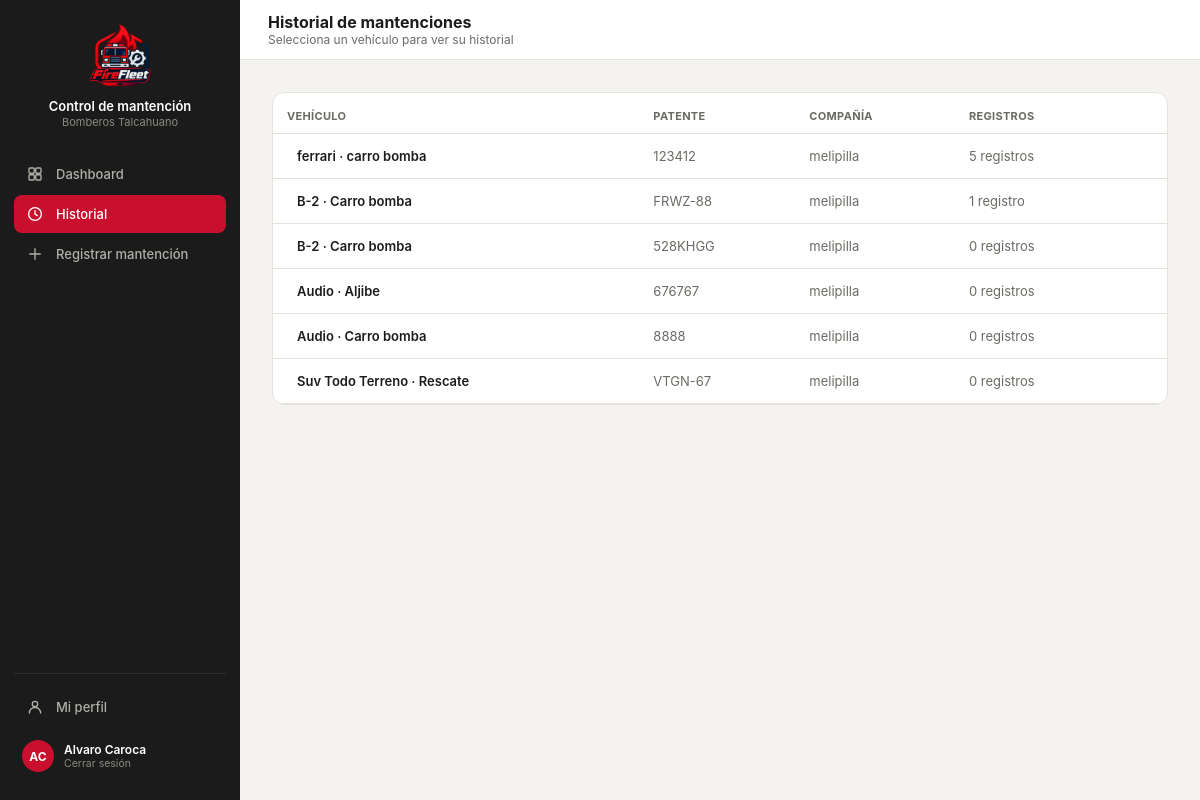
Page /historial/ (signed in) on the committed database.
### core/models.py (models this page shows, shortened)
class Usuario(models.Model):
    id_user = models.AutoField(primary_key=True)
    user = models.OneToOneField(User, on_delete=models.CASCADE, related_name="perfil", null=True, blank=True)
    nombre = models.CharField(max_length=120)
    rol = models.CharField(max_length=50)
    id_compania = models.ForeignKey(
        Compania, on_delete=models.SET_NULL, null=True, blank=True,
        db_column="id_compania", related_name="usuarios",
    )
    telefono = models.CharField(max_length=30, blank=True, default='')
    class Meta:
        db_table = "usuario"

class Vehiculo(models.Model):
    id_vehi = models.AutoField(primary_key=True)
    patente = models.CharField(max_length=10, unique=True, null=True, blank=True)
    tipo_v = models.CharField(max_length=50)
    modelo = models.CharField(max_length=80, blank=True)
    anio = models.IntegerField(null=True, blank=True, db_column="año")
    id_compania = models.ForeignKey(
        Compania, on_delete=models.PROTECT, db_column="id_compania", related_name="vehiculos",
    )
    estado = models.CharField(max_length=30, default="operativo")
    kilometraje = models.DecimalField(max_digits=10, decimal_places=2, default=0)
    proxima_mantencion = models.DateField(null=True, blank=True)
    class Meta:
        db_table = "vehiculo"

class Compania(models.Model):
    id_comp = models.AutoField(primary_key=True)
    nombre = models.CharField(max_length=100)
    direccion = models.CharField(max_length=200, blank=True, db_column="dirección")
    telefono = models.CharField(max_length=20, blank=True, db_column="teléfono")
    class Meta:
        db_table = "compania"
        verbose_name_plural = "Compañías"
    def __str__(self):
        return self.nombre

### core/views.py (the view)
# urls.py: path('historial/', views.historial, name='historial'),
@login_required(login_url='index')
def historial(request):
    vehiculos = Vehiculo.objects.select_related('id_compania').annotate(
        num_registros=Count('mantenciones')
    ).all()
    perfil_usuario = getattr(request.user, 'perfil', None)
    is_admin = request.user.is_superuser or bool(
        perfil_usuario and (perfil_usuario.rol or '').lower() == 'administrador'
    )
    if perfil_usuario:
        nombre = perfil_usuario.nombre
        rol = perfil_usuario.rol
        comp = str(perfil_usuario.id_compania) if perfil_usuario.id_compania else 'Sin Compañía'
    else:
        nombre = request.user.get_full_name() or request.user.username
        rol = ''
        comp = 'Sin Compañía'
    current_user_data = {
        'name': nombre,
        'rol': rol,
        'comp': comp,
        'initials': ''.join([palabra[0].upper() for palabra in nombre.split()[:2]]) or '??',
        'isAdmin': is_admin,
    }
    context = {
        'vehiculos': vehiculos,
        'current_user': current_user_data,
        'current_user_json': {'isAdmin': is_admin},
    }
    return render(request, 'core/historial.html', context)

### core/templates/core/historial.html (shortened to what this page needs)
{% load static %}
<!DOCTYPE html>
<html lang="es">
<head>
<link rel="stylesheet" href="https://cdnjs.cloudflare.com/ajax/libs/tabler-icons/2.44.0/iconfont/tabler-icons.min.css">
<link rel="stylesheet" href="{% static 'styles.css' %}">
</head>
<body>
<div class="layout">
  <div class="sidebar">
    <div class="sidebar-brand">
      <div class="logo"><img src="{% static 'imagenes/logo2.png' %}" alt="Logo Control de mantención"></div>
      <div><p class="t1">Control de mantención</p><p class="t2">Bomberos Talcahuano</p></div>
    </div>
    <a class="nav-item" href="{% url 'dashboard' %}">Dashboard</a>
    <a class="nav-item active" href="{% url 'historial' %}"><svg class="nav-icon" viewBox="0 0 24 24" fill="none" stroke="currentColor" stroke-width="1.8" stroke-linecap="round" stroke-linejoin="round"><circle cx="12" cy="12" r="8.5"/><polyline points="12 7.5 12 12 15.2 14.2"/></svg>Historial</a>
    <a class="nav-item" href="{% url 'registrar' %}"><svg class="nav-icon" viewBox="0 0 24 24" fill="none" stroke="currentColor" stroke-width="1.8" stroke-linecap="round" stroke-linejoin="round"><line x1="12" y1="5" x2="12" y2="19"/><line x1="5" y1="12" x2="19" y2="12"/></svg>Registrar mantención</a>
    <div class="sidebar-footer">
      <a class="nav-item" href="{% url 'perfil' %}"><svg class="nav-icon" viewBox="0 0 24 24" fill="none" stroke="currentColor" stroke-width="1.8" stroke-linecap="round" stroke-linejoin="round"><circle cx="12" cy="8" r="3.6"/><path d="M4.5 20c0-4.1 3.4-7.4 7.5-7.4s7.5 3.3 7.5 7.4"/></svg>Mi perfil</a>
      <a class="sidebar-user" href="{% url 'logout' %}" style="margin-top:6px; text-decoration:none;">
        <div class="av">{{ current_user.initials }}</div>
        <div><p class="name">{{ current_user.name }}</p><p class="role">Cerrar sesión</p></div>
      </a>
    </div>
  </div>
  <div class="main">
    <div class="topbar">
      <div style="display:flex; align-items:center; gap:12px;">
        <div><h2>Historial de mantenciones</h2><p class="crumb">Selecciona un vehículo para ver su historial</p></div>
      </div>
    </div>
    <div class="content" id="content">
      <div class="card" style="padding:0; overflow:hidden;">
        <table>
          <thead>
            <tr>
              <th>Vehículo</th>
              <th>Patente</th>
              <th>Compañía</th>
              <th>Registros</th>
              <th></th>
            </tr>
          </thead>
          <tbody>
            {% for v in vehiculos %}
           <tr class="clickable">
  <td style="font-weight:600;">
    <a href="{% url 'detalle' v.pk %}" style="text-decoration:none; color:inherit; display:flex; align-items:center; gap:10px;">
      {{ v.modelo }} · {{ v.tipo_v }}
    </a>
  </td>
  <td style="color:var(--text2);">{{ v.patente }}</td>
  <td style="color:var(--text2);">{{ v.id_compania.nombre|default:"Sin compañía" }}</td>
  <td style="color:var(--text2);">{{ v.num_registros }} registro{% if v.num_registros != 1 %}s{% endif %}</td>
  <td style="text-align:right; color:var(--text2);">
  </td>
</tr>
            {% empty %}
            <tr>
              <td colspan="5" style="text-align:center; padding: 20px; color:var(--text2);">No hay vehículos registrados en la base de datos.</td>
            </tr>
            {% endfor %}
          </tbody>
        </table>
      </div>
    </div>
  </div>
</div>
</body>
</html>

### core/static/styles.css (style rules this page uses)
:root { --red:#C8102E; --dark:#212121; --darker:#181818; --sidebar-bg:#1B1B1B; --sidebar-hover:#2A2A2A; --input-bg:#fff; --input-border:#D8D6CE; --muted:#8A8880; --amber:#854F0B; --amber-bg:#FDECC8; --green:#0F6E56; --green-bg:#DCEEE8; --danger:#A32D2D; --danger-bg:#F6DCDC; --surface1:#F4F3EF; --surface2:#FFFFFF; --border:#E4E2DB; --text1:#1C1C1A; --text2:#6B6A64; }
* { box-sizing:border-box; -webkit-tap-highlight-color:transparent; }
body { margin:0; font-family:-apple-system,BlinkMacSystemFont,"Segoe UI",Roboto,Helvetica,Arial,sans-serif; background:var(--surface1); color:var(--text1); min-height:100vh; }
.layout { display:flex; min-height:100vh; }
.sidebar { width:240px; background:var(--sidebar-bg); flex-shrink:0; display:flex; flex-direction:column; padding:20px 14px; position:sticky; top:0; height:100vh; }
.sidebar-brand { display:flex; flex-direction:column; align-items:center; text-align:center; gap:10px; padding:4px 8px 26px; }
.sidebar-brand .logo { width:64px; height:64px; display:flex; align-items:center; justify-content:center; flex-shrink:0; overflow:hidden; }
.sidebar-brand .logo img { width:100%; height:100%; object-fit:contain; display:block; }
.sidebar-brand .t1 { color:#fff; font-size:13px; font-weight:600; margin:0; line-height:1.3; }
.sidebar-brand .t2 { color:#8A8880; font-size:11px; margin:0; }
.nav-item { display:flex; align-items:center; gap:12px; padding:10px 12px; border-radius:8px; color:#B0AFA8; font-size:13px; font-weight:500; cursor:pointer; border:none; background:none; width:100%; text-align:left; margin-bottom:2px; text-decoration:none; }
.nav-item .nav-icon { width:18px; height:18px; flex-shrink:0; }
.nav-item.active { background:var(--red); color:#fff; }
.sidebar-footer { margin-top:auto; padding-top:14px; border-top:1px solid #2E2E2E; }
.sidebar-user { display:flex; align-items:center; gap:10px; padding:8px; border-radius:8px; cursor:pointer; }
.sidebar-user .av { width:32px; height:32px; border-radius:50%; background:var(--red); display:flex; align-items:center; justify-content:center; color:#fff; font-size:12px; font-weight:700; flex-shrink:0; }
.sidebar-user .name { color:#fff; font-size:12px; font-weight:600; margin:0; }
.sidebar-user .role { color:#8A8880; font-size:10.5px; margin:0; }
.main { flex:1; min-width:0; }
.topbar { height:60px; background:var(--surface2); border-bottom:1px solid var(--border); display:flex; align-items:center; justify-content:space-between; padding:0 28px; position:sticky; top:0; z-index:10; }
.topbar h2 { font-size:16px; font-weight:700; margin:0; }
.topbar .crumb { font-size:12px; color:var(--text2); margin:0; }
.content { padding:28px 32px; max-width:1200px; margin:0 auto; }
.card { background:var(--surface2); border:1px solid var(--border); border-radius:12px; padding:18px; }
table { width:100%; border-collapse:collapse; }
th { text-align:left; font-size:11px; color:var(--text2); font-weight:700; text-transform:uppercase; letter-spacing:0.03em; padding:16px 14px 10px; border-bottom:1px solid var(--border); }
td { padding:14px; border-bottom:1px solid var(--border); font-size:13px; vertical-align:middle; }
tr.clickable { cursor:pointer; }
.content { padding: 32px; flex: 1; }

### rows in the picture
Usuario: name "Alvaro Caroca"
Vehiculo: modelo "ferrari", tipo_v "carro bomba", patente "123412", id_compania.nombre "melipilla", num_registros "5"
Vehiculo: modelo "B-2", tipo_v "Carro bomba", patente "FRWZ-88", id_compania.nombre "melipilla", num_registros "1"
Vehiculo: modelo "B-2", tipo_v "Carro bomba", patente "528KHGG", id_compania.nombre "melipilla", num_registros "0"
Vehiculo: modelo "Audio", tipo_v "Aljibe", patente "676767", id_compania.nombre "melipilla", num_registros "0"
Vehiculo: modelo "Audio", tipo_v "Carro bomba", patente "8888", id_compania.nombre "melipilla", num_registros "0"
Vehiculo: modelo "Suv Todo Terreno", tipo_v "Rescate", patente "VTGN-67", id_compania.nombre "melipilla", num_registros "0"

### other values in the picture
{{ current_user.initials }} "AC"
